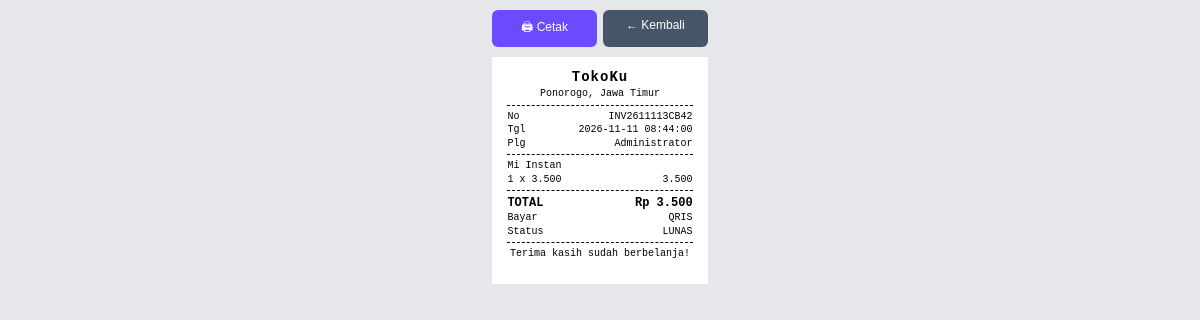
Before: /struk.php?id=10 with the older database file.
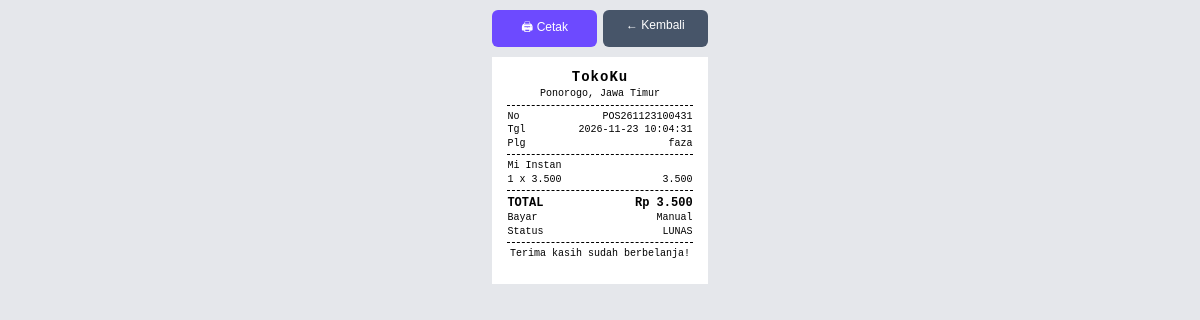
After: the same page with the newer database file.
### tables this page shows
CREATE TABLE `tbl_transaksi` (
  `id_transaksi` int(11) NOT NULL,
  `tanggal` date DEFAULT NULL,
  `id_pelanggan` int(11) DEFAULT NULL,
  `total_belanja` decimal(12,2) DEFAULT NULL,
  `id_user` int(11) DEFAULT NULL,
  `status_pembayaran` enum('menunggu','dibayar','dibatalkan','kedaluwarsa') NOT NULL DEFAULT 'dibayar',
  `metode_pembayaran` varchar(30) DEFAULT NULL,
  `kode_invoice` varchar(30) DEFAULT NULL,
  `batas_bayar` datetime DEFAULT NULL,
  `dibayar_pada` datetime DEFAULT NULL,
  `bukti_bayar` varchar(255) DEFAULT NULL,
  `id_member` int(11) DEFAULT NULL,
  `diskon_member` decimal(12,2) NOT NULL DEFAULT 0.00,
  `diskon_member_persen` decimal(5,2) NOT NULL DEFAULT 0.00
);

CREATE TABLE `tbl_pelanggan` (
  `id_pelanggan` int(11) NOT NULL,
  `nama_pelanggan` varchar(100) DEFAULT NULL,
  `kota` varchar(50) DEFAULT NULL
);

CREATE TABLE `tbl_detail_transaksi` (
  `id_detail` int(11) NOT NULL,
  `id_transaksi` int(11) NOT NULL,
  `id_produk` int(11) NOT NULL,
  `jumlah` int(11) NOT NULL,
  `harga_satuan` decimal(12,2) NOT NULL,
  `subtotal` decimal(12,2) NOT NULL
);

CREATE TABLE `tbl_produk` (
  `id_produk` int(11) NOT NULL,
  `nama_produk` varchar(150) NOT NULL,
  `kategori` varchar(100) DEFAULT NULL,
  `harga` decimal(12,2) NOT NULL DEFAULT 0.00,
  `stok` int(11) NOT NULL DEFAULT 0,
  `deskripsi` text DEFAULT NULL,
  `dibuat_pada` timestamp NOT NULL DEFAULT current_timestamp(),
  `diskon` decimal(5,2) NOT NULL DEFAULT 0.00,
  `gambar` varchar(500) DEFAULT NULL,
  `terjual` int(11) NOT NULL DEFAULT 0,
  `rating` decimal(2,1) NOT NULL DEFAULT 5.0,
  `barcode` varchar(32) DEFAULT NULL
);

### config.php (called while the page is built, shortened)
<?php
$PAYMENT_METHODS = [
    'qris'      => ['label' => 'QRIS',               'hint' => 'Scan dengan e-wallet / m-banking apa pun', 'type' => 'qris',    'image' => 'assets/qris.png'],
    'bca'       => ['label' => 'Transfer Bank BCA',      'hint' => 'Transfer manual ke rekening toko', 'type' => 'bank',    'tujuan' => '1234567890',   'atas_nama' => 'TokoKu'],
    'bri'       => ['label' => 'Transfer Bank BRI',      'hint' => 'Transfer manual ke rekening toko', 'type' => 'bank',    'tujuan' => '098765432101', 'atas_nama' => 'TokoKu'],
    'mandiri'   => ['label' => 'Transfer Bank Mandiri',  'hint' => 'Transfer manual ke rekening toko', 'type' => 'bank',    'tujuan' => '1230009876543','atas_nama' => 'TokoKu'],
    'gopay'     => ['label' => 'GoPay',              'hint' => 'Kirim ke nomor GoPay toko',        'type' => 'ewallet', 'tujuan' => '081234567890', 'atas_nama' => 'TokoKu'],
    'dana'      => ['label' => 'DANA',               'hint' => 'Kirim ke nomor DANA toko',         'type' => 'ewallet', 'tujuan' => '081234567890', 'atas_nama' => 'TokoKu'],
    'shopeepay' => ['label' => 'ShopeePay',          'hint' => 'Kirim ke nomor ShopeePay toko',    'type' => 'ewallet', 'tujuan' => '081234567890', 'atas_nama' => 'TokoKu'],
];

### struk.php (the view, shortened to what this page needs)
<?php
require __DIR__ . '/config.php';
function e($v): string { return htmlspecialchars((string)($v ?? ''), ENT_QUOTES, 'UTF-8'); }
function rp($v): string { return number_format((float)$v, 0, ',', '.'); }
$NAMA_TOKO = 'TokoKu';
$ALAMAT    = 'Ponorogo, Jawa Timur';
$FOOTER    = 'Terima kasih sudah berbelanja!';
$id = (int)($_GET['id'] ?? 0);
$st = $pdo->prepare('SELECT t.*, p.nama_pelanggan FROM tbl_transaksi t LEFT JOIN tbl_pelanggan p ON p.id_pelanggan=t.id_pelanggan WHERE t.id_transaksi=?');
$st->execute([$id]);
$o = $st->fetch();
$items = [];
if ($o) {
    $st = $pdo->prepare('SELECT d.jumlah, d.harga_satuan, d.subtotal, pr.nama_produk FROM tbl_detail_transaksi d JOIN tbl_produk pr ON pr.id_produk=d.id_produk WHERE d.id_transaksi=?');
    $st->execute([$id]);
    $items = $st->fetchAll();
}
$lunas = $o && ($o['status_pembayaran'] ?? 'dibayar') === 'dibayar';
$metode = $o ? ($PAYMENT_METHODS[$o['metode_pembayaran'] ?? '']['label'] ?? 'Manual') : '';
?>
<!doctype html>
<html lang="id">
<head>
</head>
<body>
<div class="noprint"><button onclick="window.print()">🖨 Cetak</button><a href="index.php?page=bayar&id=<?= $id ?>">← Kembali</a></div>
<div class="struk">
<?php if (!$o): ?>
  <div class="c b">Transaksi tidak ditemukan</div>
<?php elseif (!$lunas): ?>
  <div class="c b">STRUK BELUM TERSEDIA</div>
  <div class="garis"></div>
  <div class="c">Pesanan <?= e($o['kode_invoice'] ?: '#'.$o['id_transaksi']) ?> belum lunas (status: <?= e($o['status_pembayaran']) ?>).</div>
<?php else: ?>
  <div class="c nama"><?= e($NAMA_TOKO) ?></div>
  <div class="c"><?= e($ALAMAT) ?></div>
  <div class="garis"></div>
  <div class="row"><span>No</span><span><?= e($o['kode_invoice'] ?: '#'.$o['id_transaksi']) ?></span></div>
  <div class="row"><span>Tgl</span><span><?= e($o['dibayar_pada'] ?: $o['tanggal']) ?></span></div>
  <div class="row"><span>Plg</span><span><?= e($o['nama_pelanggan']) ?></span></div>
  <div class="garis"></div>
  <?php foreach ($items as $it): ?>
    <div class="item"><div class="n"><?= e($it['nama_produk']) ?></div>
    <div class="row"><span><?= (int)$it['jumlah'] ?> x <?= rp($it['harga_satuan']) ?></span><span><?= rp($it['subtotal']) ?></span></div></div>
  <?php endforeach ?>
  <div class="garis"></div>
  <div class="row total"><span>TOTAL</span><span>Rp <?= rp($o['total_belanja']) ?></span></div>
  <div class="row"><span>Bayar</span><span><?= e($metode) ?></span></div>
  <div class="row"><span>Status</span><span>LUNAS</span></div>
  <div class="garis"></div>
  <div class="c"><?= e($FOOTER) ?></div>
<?php endif ?>
</div>
</body>
</html>

Changed rows visible on the page:
changed tbl_transaksi: kode_invoice "INV2611113CB42" → "POS261123100431"; dibayar_pada "2026-11-11 08:44:00" → "2026-11-23 10:04:31"; id_pelanggan.nama_pelanggan "Administrator" → "faza"; metode_pembayaran "QRIS" → "Manual"
